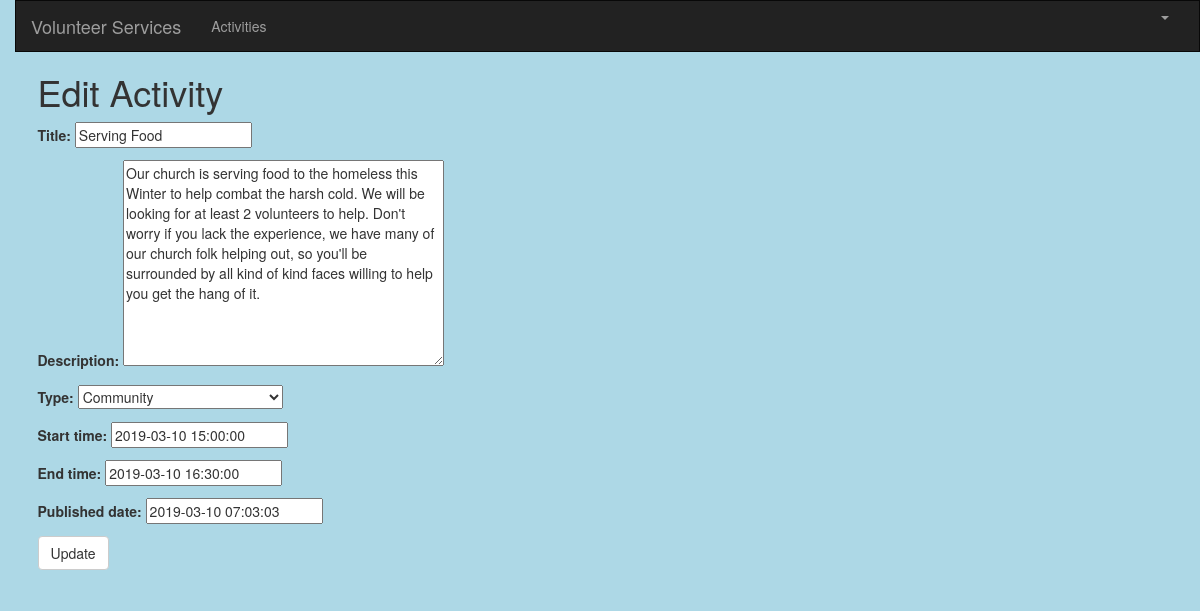
The app's page /activity/1/edit/ (signed in), older data.
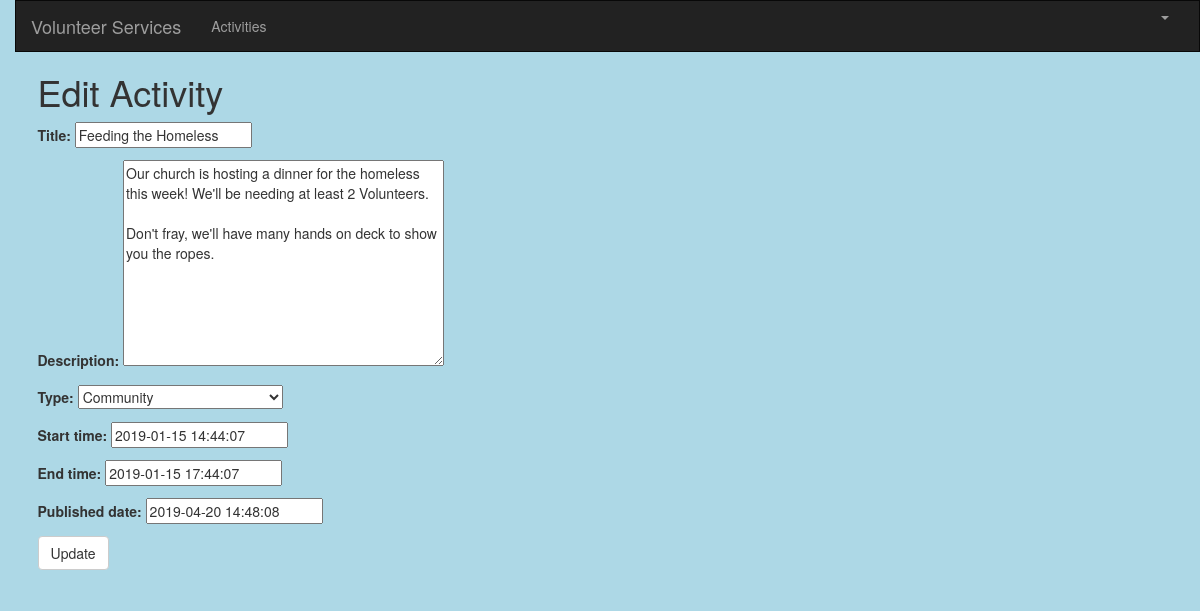
The same page, newer data.
### volunnet/models.py (models this page shows, shortened)
class Activity(models.Model):
    title = models.CharField(max_length=200)
    description = models.TextField()
    type = models.CharField(max_length=30, choices=TYPE_CHOICES)
    start_time = models.DateTimeField(default=timezone.now)
    end_time = models.DateTimeField(default=timezone.now)
    published_date = models.DateTimeField(default=timezone.now)

### volunnet/views.py (the view)
# urls.py: path('activity/<int:pk>/edit/', views.activity_edit, name='activity_edit'),
@login_required
def activity_edit(request, pk):
   activity = get_object_or_404(Activity, pk=pk)
   if request.method == "POST":
       form = ActivityForm(request.POST, instance=activity)
       if form.is_valid():
           activity = form.save(commit=False)
           activity.updated_date = timezone.now()
           activity.save()
           activity = Activity.objects.filter(published_date__lte=timezone.now())
           return render(request, 'volunnet/activity_list.html',
                         {'activities': activity})
   else:
       form = ActivityForm(instance=activity)
   return render(request, 'volunnet/activity_edit.html', {'form': form})

### volunnet/forms.py
class ActivityForm(forms.ModelForm):
    class Meta:
        model = Activity
        fields = ('title', 'description', 'type', 'start_time', 'end_time', 'published_date')

### volunnet/templates/volunnet/activity_edit.html
{% extends 'base.html' %}
{% block content %}
    <h1>Edit Activity</h1>
    <form method="POST" class="activity-form">{% csrf_token %}
        {{ form.as_p }}
        <button type="submit" class="save btn btn-default">Update</button>
    </form>
{% endblock %}

Row changes from the older to the newer data that the page shows:
changed Activity "Community": title "Serving Food" → "Feeding the Homeless"; description "Our church is serving food to the homeless this Winter to help combat the harsh cold. We will be looking for at least 2 volunteers to help. Don't worry if you lack the experience, we have many of our church folk helping out, so you'll be surrounded by all kind of kind faces willing to help you get the hang of it." → "Our church is hosting a dinner for the homeless this week! We'll be needing at least 2 Volunteers. Don't fray, we'll have many hands on deck to show you the ropes."; start_time "2019-03-10 15:00:00" → "2019-01-15 14:44:07"; end_time "2019-03-10 16:30:00" → "2019-01-15 17:44:07"; published_date "2019-03-10 07:03:03" → "2019-04-20 14:48:08"
